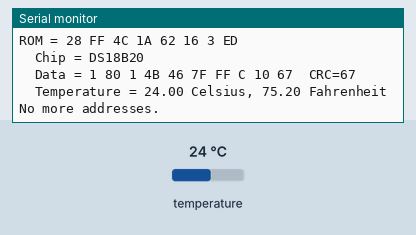
This sketch was run on a simulated ESP8266 (Wemos D1 mini). On the bench: the last lines printed to the serial monitor. The test bench sets the inputs (shaded band); at power-on: temperature 24 °C. WiFi joins after 1.5 s; servers stay silent unless stated.

Above: at 2.7 s.
2.8 s: temperature set to 12 °C
At 3.7 s:
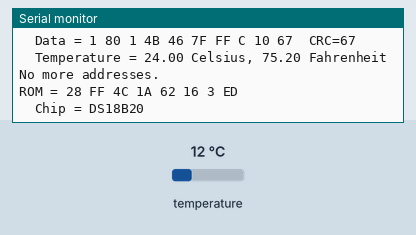
6.6 s: temperature set to 28 °C
At 6.74 s:
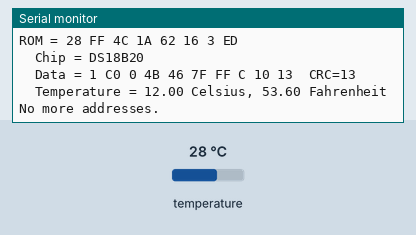
10.6 s: temperature set to 33 °C
At 10.7 s:
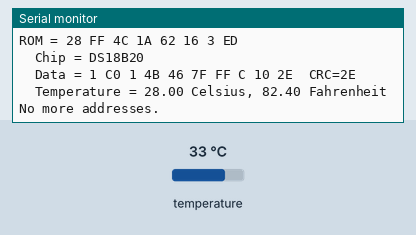
14.6 s: temperature set to 7 °C
At 14.66 s:
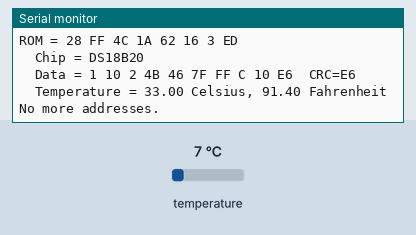
18.5 s: temperature set to 10 °C
At 18.62 s:
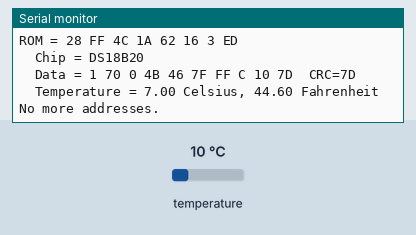
22.5 s: temperature set to 8 °C
At 22.58 s:
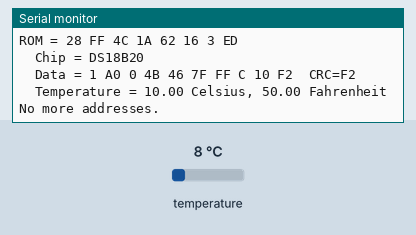
Timing chart, 0 to 25.5 s (numbered marks = the images above; inputs shaded):
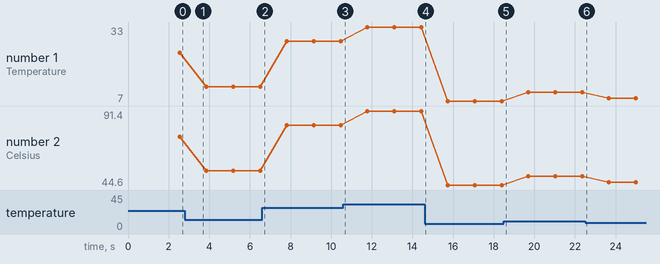

The sketch:

ESP8266_DS18B20_WiFi_Temperature_Sensor.ino
```cpp
#include <OneWire.h>

#include <ESP8266WiFi.h>
#include <ArduinoOTA.h>
#include <ESP8266WebServer.h>

// OneWire DS18S20, DS18B20, DS1822 Temperature standard example, combined with some code to start a WebServer, and allow for OTA updates.
// The web server will respond to a query to the root (/) with the temperature value (celsius) using two decimals behind the comma (dot).
// If the sensor does not respond, the temperature returned by the web server will get set to 0.0.
//
// The middle pin of the DS18B20 should be connected to pin D4. The left pin (look at flat side, legs down) must be connected to GND,
// and the right pin must be connected to 5V. Normally everyone tells you to put a pull-up resistor of 4K7 between D4 and 5V, but I had to
// remove it to get the sensor to work. Strange... Maybe my ESP8266 (D1 mini clone) does not like the 5V to be fed back into the input pin directly?
// Or my DS18B20 clone component does not need it. Just try with and without pull-up resistor (try 4K7, without, and 1K) to see what works best.
// Initially I soldered my DS18B20 directly to the ESP board, but that immediately increased the temperature to somewhere in the 30 degrees celsius,
// while it was just 21 degrees. The ESP board is a bit warmer than the environment sometimes. So I used 20 cm wires in between to fix that issue.
//
// 5/5/2020, Thijs Kaper.
//
// http://www.pjrc.com/teensy/td_libs_OneWire.html
//
// The DallasTemperature library can do all this work for you!
// https://github.com/milesburton/Arduino-Temperature-Control-Library

OneWire  ds(D4);  // on pin D4 (a 4.7K resistor is necessary -> nope, I needed to remove the one on my board to get it to work...)

// Define a web server on port 80
ESP8266WebServer server ( 80 );

// Hardcoded network
const char* ssid = "YOUR-SSID";
const char* password = "YOUR-PASSWORD";

// Global variable, returned by webserver "GET /" read call, updated every second by DS18B20 measurement.
float temperature = 0;

// Flag indicating we did find a DS18B20.
boolean foundOne = false;

// Debug flag, can be used to stop measuring (also set during OTA udpate).
boolean runMeasurements = true;

// Initialize eveything
void setup(void) {

  String bootReason = "\n\n\nBootreason: " + ESP.getResetInfo();
  Serial.begin(9600);
  Serial.println(bootReason);

  WiFi.mode(WIFI_STA);

  WiFi.begin(ssid, password);
  if (WiFi.waitForConnectResult() != WL_CONNECTED) {
    Serial.println("Connection Failed! Rebooting...");
    delay(5000);
    ESP.restart();
  }
  Serial.println("Connected");

  // Set OTA device name, and OTA password (change the "xx" into a suitable password)
  ArduinoOTA.setHostname("tempsense");
  ArduinoOTA.setPassword((const char *)"xx");

  ArduinoOTA.onStart([]() {
    Serial.println("Firmware update start");
    runMeasurements = false;
  });

  ArduinoOTA.onError([](ota_error_t error) {
    Serial.printf("OTA Error[%u]: ", error);
    if (error == OTA_AUTH_ERROR) Serial.println("Auth Failed");
    else if (error == OTA_BEGIN_ERROR) Serial.println("Begin Failed");
    else if (error == OTA_CONNECT_ERROR) Serial.println("Connect Failed");
    else if (error == OTA_RECEIVE_ERROR) Serial.println("Receive Failed");
    else if (error == OTA_END_ERROR) Serial.println("End Failed");
  });

  ArduinoOTA.begin();

  Serial.println("\nReady");
  Serial.print("IP address: ");
  Serial.println(WiFi.localIP());

  // init server
  server.on ( "/", []() {
    char buf[255];
    snprintf (buf, 255, "%1.2f\n", temperature);
    server.send (200, "text/plain", buf);
  } );
  server.on ( "/stop", []() {
    runMeasurements = false;
    server.send ( 200, "text/plain", "stop measuring" );
  } );
  server.on ( "/start", []() {
    runMeasurements = true;
    server.send ( 200, "text/plain", "start measuring" );
  } );
  server.onNotFound ( handleNotFound );
  server.begin();

}

void handleNotFound() {
  String message = "File Not Found\n\n";
  message += "URI: ";
  message += server.uri();
  message += "\nMethod: ";
  message += ( server.method() == HTTP_GET ) ? "GET" : "POST";
  message += "\nArguments: ";
  message += server.args();
  message += "\n";

  for ( uint8_t i = 0; i < server.args(); i++ ) {
    message += " " + server.argName ( i ) + ": " + server.arg ( i ) + "\n";
  }

  server.send ( 404, "text/plain", message );
}

void resetTemperatureValue() {
  temperature = 0.0;
  Serial.println("---- indicate missing temperature measurement by setting to 0.0 ----");
}

void loop(void) {
  ArduinoOTA.handle();
  server.handleClient();

  if (!runMeasurements) {
    temperature = 0.0;
    return;
  }

  byte i;
  byte present = 0;
  byte type_s;
  byte data[12];
  byte addr[8];
  float celsius, fahrenheit;

  if ( !ds.search(addr)) {
    // Two times "no more addresses" in a row will reset the temperature to report 0.0.
    if (!foundOne) {
      resetTemperatureValue();
    }
    foundOne = false;

    Serial.println("No more addresses.");
    Serial.println();
    ds.reset_search();
    delay(250);
    return;
  }
  // We found a one-wire thing
  foundOne = true;

  Serial.print("ROM =");
  for( i = 0; i < 8; i++) {
    Serial.write(' ');
    Serial.print(addr[i], HEX);
  }

  if (OneWire::crc8(addr, 7) != addr[7]) {
    resetTemperatureValue();
    Serial.println("CRC is not valid!");
    return;
  }
  Serial.println();

  // the first ROM byte indicates which chip
  switch (addr[0]) {
    case 0x10:
      Serial.println("  Chip = DS18S20");  // or old DS1820
      type_s = 1;
      break;
    case 0x28:
      Serial.println("  Chip = DS18B20");
      type_s = 0;
      break;
    case 0x22:
      Serial.println("  Chip = DS1822");
      type_s = 0;
      break;
    default:
      resetTemperatureValue();
      Serial.println("Device is not a DS18x20 family device.");
      return;
  }

  ds.reset();
  ds.select(addr);
  ds.write(0x44, 1);        // start conversion, with parasite power on at the end

  delay(1000);     // maybe 750ms is enough, maybe not
  // we might do a ds.depower() here, but the reset will take care of it.

  present = ds.reset();
  ds.select(addr);
  ds.write(0xBE);         // Read Scratchpad

  Serial.print("  Data = ");
  Serial.print(present, HEX);
  Serial.print(" ");
  for ( i = 0; i < 9; i++) {           // we need 9 bytes
    data[i] = ds.read();
    Serial.print(data[i], HEX);
    Serial.print(" ");
  }
  Serial.print(" CRC=");
  Serial.print(OneWire::crc8(data, 8), HEX);
  Serial.println();

  // Convert the data to actual temperature
  // because the result is a 16 bit signed integer, it should
  // be stored to an "int16_t" type, which is always 16 bits
  // even when compiled on a 32 bit processor.
  int16_t raw = (data[1] << 8) | data[0];
  if (type_s) {
    raw = raw << 3; // 9 bit resolution default
    if (data[7] == 0x10) {
      // "count remain" gives full 12 bit resolution
      raw = (raw & 0xFFF0) + 12 - data[6];
    }
  } else {
    byte cfg = (data[4] & 0x60);
    // at lower res, the low bits are undefined, so let's zero them
    if (cfg == 0x00) raw = raw & ~7;  // 9 bit resolution, 93.75 ms
    else if (cfg == 0x20) raw = raw & ~3; // 10 bit res, 187.5 ms
    else if (cfg == 0x40) raw = raw & ~1; // 11 bit res, 375 ms
    //// default is 12 bit resolution, 750 ms conversion time
  }

  celsius = (float)raw / 16.0;
  fahrenheit = celsius * 1.8 + 32.0;
  Serial.print("  Temperature = ");
  Serial.print(celsius);
  Serial.print(" Celsius, ");
  Serial.print(fahrenheit);
  Serial.println(" Fahrenheit");

  // Update the global variable which is read by the webserver root (/) call.
  temperature = celsius;
}
```

Measured:
- plotted number 1: 24 → 12 after the input at 2.8 s, 28 → 33 after the input at 10.6 s, 10 → 8 after the input at 22.5 s
- plotted number 2: 75.2 → 53.6 after the input at 2.8 s, 53.6 → 82.4 after the input at 6.6 s, 82.4 → 91.4 after the input at 10.6 s, 91.4 → 44.6 after the input at 14.6 s, 44.6 → 50 after the input at 18.5 s
